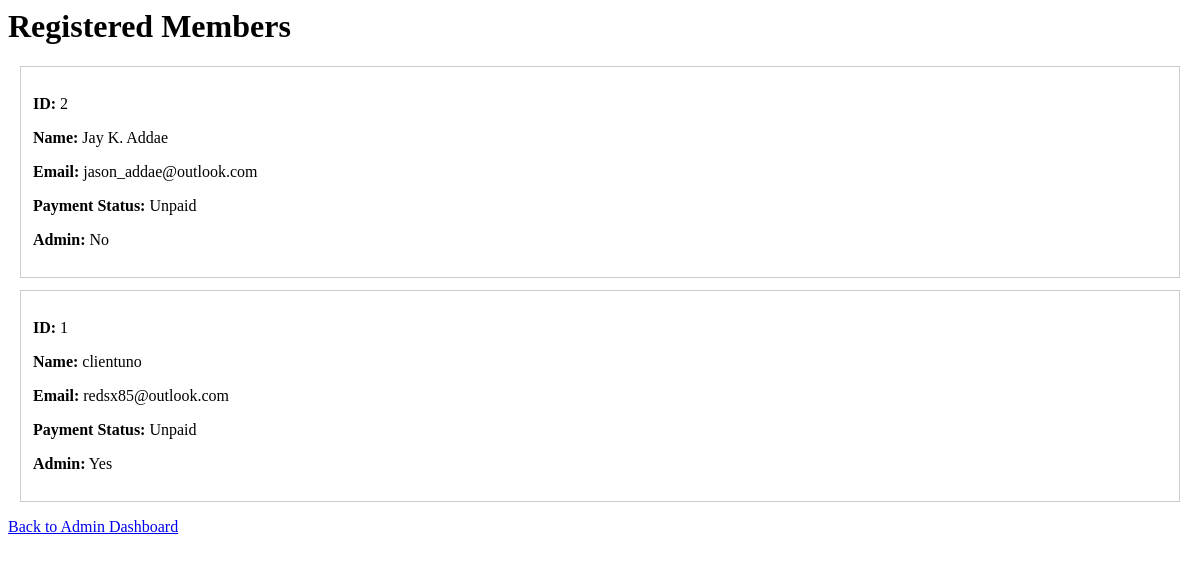
The app's page /admin/members (signed in), older data.
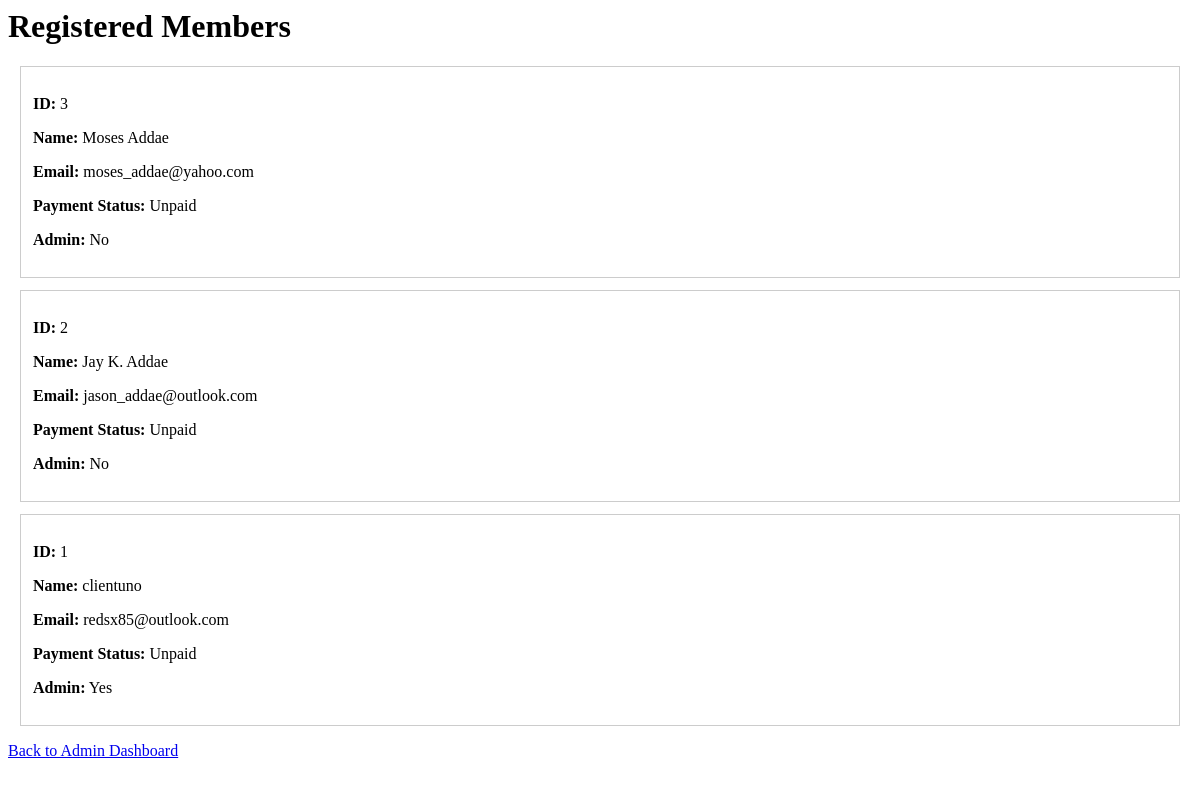
The same page, newer data.
### tables this page shows
CREATE TABLE clients (
            id INTEGER PRIMARY KEY AUTOINCREMENT,
            name TEXT,
            email TEXT UNIQUE,
            password_hash TEXT,
            payment_status TEXT DEFAULT 'Unpaid'
        , is_admin TEXT DEFAULT 'No');

### app.py (the view)
@app.route("/admin/members")
@login_required
def admin_members():
    if not is_admin_user():
        flash("Admin access required.")
        return redirect(url_for("dashboard"))
    db = get_db()
    members = db.execute("""
        SELECT id, name, email, payment_status, is_admin
        FROM clients
        ORDER BY id DESC
    """).fetchall()
    return render_template("admin_members.html", members=members)

### app.py (called while the page is built)
def get_db():
    if "db" not in g:
        database_url = os.environ.get("DATABASE_URL")
        if database_url:
            conn = psycopg2.connect(
                database_url,
                cursor_factory=psycopg2.extras.RealDictCursor
            )
            g.db = DatabaseWrapper(conn, is_postgres=True)
        else:
            conn = sqlite3.connect(DB_PATH)
            conn.row_factory = sqlite3.Row
            g.db = DatabaseWrapper(conn, is_postgres=False)
    return g.db

@login_manager.user_loader
def load_user(user_id):
    db = get_db()
    row = db.execute("SELECT * FROM clients WHERE id = ?", (user_id,)).fetchone()
    return User(row) if row else None

def is_admin_user():
    return (
        current_user.is_authenticated
        and getattr(current_user, "is_admin", "No") == "Yes"
    )

@app.before_request
def before_request():
    setup_tables()

    def execute(self, query, params=()):
        if self.is_postgres:
            query = query.replace("?", "%s")
            query = query.replace("INTEGER PRIMARY KEY AUTOINCREMENT", "SERIAL PRIMARY KEY")
            cur = self.conn.cursor()
            cur.execute(query, params)
            return cur
        else:
            return self.conn.execute(query, params)

    def commit(self):
        self.conn.commit()

    def close(self):
        self.conn.close()

### templates/admin_members.html
<h1>Registered Members</h1>
{% for member in members %}
    <div style="border:1px solid #ccc; padding:12px; margin:12px;">
        <p><strong>ID:</strong> {{ member.id }}</p>
        <p><strong>Name:</strong> {{ member.name }}</p>
        <p><strong>Email:</strong> {{ member.email }}</p>
        <p><strong>Payment Status:</strong> {{ member.payment_status }}</p>
        <p><strong>Admin:</strong> {{ member.is_admin }}</p>
    </div>
{% else %}
    <p>No members found.</p>
{% endfor %}
<p><a href="/admin">Back to Admin Dashboard</a></p>

Row changes from the older to the newer data that the page shows:
added clients: id "3", name "Moses Addae", email "moses_addae@yahoo.com", payment_status "Unpaid", is_admin "No"
